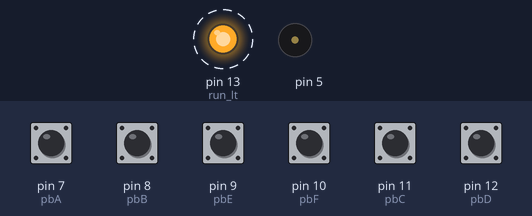
A sketch run on a simulated Arduino Uno, built with avr-gcc and run on an emulated ATmega328P. On the bench: output pins drawn as LEDs (lit = HIGH), buzzer (waves = sounding). Dashed ring = blinking. The inputs (shaded band) are chosen by the test bench; at power-on: pin 7 (pbA), pin 8 (pbB), pin 9 (pbE), pin 10 (pbF), pin 11 (pbC), pin 12 (pbD) HIGH. What the sketch prints to the serial monitor is not drawn.

Above: at 1.7 s.
1.8 s: pin 7 (pbA) pulled LOW for 1 s
4.8 s: pin 8 (pbB) pulled LOW for 0.15 s
7.8 s: pin 9 (pbE) pulled LOW for 0.15 s
10.8 s: pin 10 (pbF) pulled LOW for 0.15 s
13.8 s: pin 11 (pbC) pulled LOW for 0.15 s
16.8 s: pin 12 (pbD) pulled LOW for 0.15 s
Timing chart, 0 to 20.8 s (numbered marks = the images above; inputs shaded):
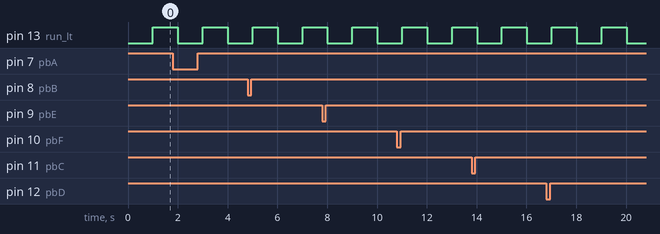

Measured:
- by itself, pin 13 (run_lt): alternates HIGH for 1.0 s and LOW for 1.0 s

The sketch:

4PB-V3.1.ino
```cpp
// Acuisee 4PB  4 button pushbox
////////////////////////////////////////////////////////////////////////////////////////////////
//                                   NOTES                                                    //
////////////////////////////////////////////////////////////////////////////////////////////////
/*
  10-28-2018    RJW    1.0   Initial Code
  06-21-2019    RJW    2.0   Added next gen box hw - buzzer, 2 additional PB, IO remap
                             Added volume library to hadle clicks
  06-21-2019    RJW    3.0   remove the volume.h library and used the normal tone() function
                             Just don't need the sophistication of volume.h , clicks can
                             be handled just fine with the standard function
  06-24-2019    RJW    3.1   remapped pbs to match button wiring
                             logic to make sound for only one bar pb when both activated
*/

#define Version        3.1
#define pbA            7
#define pbB            8
#define pbC            11
#define pbD            12
#define pbE            9
#define pbF            10
#define run_lt         13

  const int     BlinkTime           = 1000;
  long          previousMillis      = 0;
  int           divisor             = 1;        // can vary blink rate for pin 13 by changing
  unsigned long currentMillis       = millis(); // variable to store current millisec time
  boolean       pbA_on              = false;
  boolean       pbB_on              = false;
  boolean       pbC_on              = false;
  boolean       pbD_on              = false;
  boolean       pbE_on              = false;
  boolean       pbF_on              = false;
  int           buttonVal           = HIGH;
  int           pbA_lastState       = HIGH;
  int           pbB_lastState       = HIGH;
  int           pbC_lastState       = HIGH;
  int           pbD_lastState       = HIGH;
  int           pbE_lastState       = HIGH;
  int           pbF_lastState       = HIGH;
  unsigned long debounceDelay       = 50;       // millisecs to wait for change in pb state
  unsigned long pbA_lastDebounceTime = millis();
  unsigned long pbB_lastDebounceTime = millis();
  unsigned long pbC_lastDebounceTime = millis();
  unsigned long pbD_lastDebounceTime = millis();
  unsigned long pbE_lastDebounceTime = millis();
  unsigned long pbF_lastDebounceTime = millis();

////////////////////////////////////////////////////////////////////////////////////////////////
//                                   SETUP                                                    //
////////////////////////////////////////////////////////////////////////////////////////////////
void setup() {
  pinMode(pbA,    INPUT_PULLUP);
  pinMode(pbB,    INPUT_PULLUP);
  pinMode(pbC,    INPUT_PULLUP);
  pinMode(pbD,    INPUT_PULLUP);
  pinMode(pbE,    INPUT_PULLUP);
  pinMode(pbF,    INPUT_PULLUP);
  pinMode(run_lt, OUTPUT);
  digitalWrite(run_lt, LOW);

  // Serial
  Serial.begin(115200);     // Start serial port at specified baud rate
  Serial.print  (F("\n\n  AcuiSee-4PB Version: "));
  Serial.println(Version);
  Serial.println(F("-------------------------------"));
  Serial.println(F("Serial started . . . "));
  delay(500);

}

////////////////////////////////////////////////////////////////////////////////////////////////
//                                   LOOP                                                     //
////////////////////////////////////////////////////////////////////////////////////////////////

void loop() {

  // Button A
  buttonVal = digitalRead(pbA);

  if (pbA_lastState != buttonVal) {
    if ((millis() - pbA_lastDebounceTime) > debounceDelay) {
      if ((buttonVal == LOW) && !(pbA_on))  {
        pbA_on = true;
        pbA_lastState = LOW;
        pbA_lastDebounceTime = millis();
        Serial.println(F("A"));
        ClickOn();
      }

      if ((buttonVal == HIGH) && (pbA_on)) {
        pbA_on = false;
        pbA_lastState = HIGH;
        pbA_lastDebounceTime = millis();
        Serial.println(F("a"));
        ClickOff();
      }
    }
  }

  // Button B
  buttonVal = digitalRead(pbB);

  if (pbB_lastState != buttonVal) {
    if ((millis() - pbB_lastDebounceTime) > debounceDelay) {
      if ((buttonVal == LOW) && !(pbB_on))  {
        pbB_on = true;
        pbB_lastState = LOW;
        pbB_lastDebounceTime = millis();
        Serial.println(F("B"));
        ClickOn();
      }

      if ((buttonVal == HIGH) && (pbB_on)) {
        pbB_on = false;
        pbB_lastState = HIGH;
        pbB_lastDebounceTime = millis();
        Serial.println(F("b"));
        ClickOff();
      }
    }
  }

  // Button C
  buttonVal = digitalRead(pbC);

  if (pbC_lastState != buttonVal) {
    if ((millis() - pbC_lastDebounceTime) > debounceDelay) {
      if ((buttonVal == LOW) && !(pbC_on))  {
        pbC_on = true;
        pbC_lastState = LOW;
        pbC_lastDebounceTime = millis();
        Serial.println(F("C"));
        ClickOn();
      }

      if ((buttonVal == HIGH) && (pbC_on)) {
        pbC_on = false;
        pbC_lastState = HIGH;
        pbC_lastDebounceTime = millis();
        Serial.println(F("c"));
        ClickOff();
      }
    }
  }

  // Button D
  buttonVal = digitalRead(pbD);

  if (pbD_lastState != buttonVal) {
    if ((millis() - pbD_lastDebounceTime) > debounceDelay) {
      if ((buttonVal == LOW) && !(pbD_on))  {
        pbD_on = true;
        pbD_lastState = LOW;
        pbD_lastDebounceTime = millis();
        Serial.println(F("D"));
        ClickOn();
      }

      if ((buttonVal == HIGH) && (pbD_on)) {
        pbD_on = false;
        pbD_lastState = HIGH;
        pbD_lastDebounceTime = millis();
        Serial.println(F("d"));
        ClickOff();
      }
    }
  }

  // Button E
  buttonVal = digitalRead(pbE);

  if (pbE_lastState != buttonVal) {
    if ((millis() - pbE_lastDebounceTime) > debounceDelay) {
      if ((buttonVal == LOW) && !(pbE_on))  {
        pbE_on = true;
        pbE_lastState = LOW;
        pbE_lastDebounceTime = millis();
        Serial.println(F("E"));
        if (!pbF_on) ClickOn();      // don't make a sound if the other bar pb is still on
      }

      if ((buttonVal == HIGH) && (pbE_on)) {
        pbE_on = false;
        pbE_lastState = HIGH;
        pbE_lastDebounceTime = millis();
        Serial.println(F("e"));
        if (!pbF_on) ClickOff();    // don't make a sound if the other bar pb is still on
      }
    }
  }

  // Button F
  buttonVal = digitalRead(pbF);

  if (pbF_lastState != buttonVal) {
    if ((millis() - pbF_lastDebounceTime) > debounceDelay) {
      if ((buttonVal == LOW) && !(pbF_on))  {
        pbF_on = true;
        pbF_lastState = LOW;
        pbF_lastDebounceTime = millis();
        Serial.println(F("F"));
        if (!pbE_on) ClickOn();      // don't make a sound if the other bar pb is still on
      }

      if ((buttonVal == HIGH) && (pbF_on)) {
        pbF_on = false;
        pbF_lastState = HIGH;
        pbF_lastDebounceTime = millis();
        Serial.println(F("f"));
        if (!pbE_on) ClickOff();    // don't make a sound if the other bar pb is still on
      }
    }
  }

  ////////////////////////////////////////////////////////////////////////////////////////////////
  //                                   BLINK                                                     //
  ////////////////////////////////////////////////////////////////////////////////////////////////
    currentMillis = millis();
    if (currentMillis - previousMillis > BlinkTime / divisor) {
      previousMillis = currentMillis;              // save the last time you blinked the LED
      digitalWrite(run_lt,  !digitalRead(run_lt)); // change state of run light
     }

} // end of Loop


////////////////////////////////////////////////////////////////////////////////////////////////
//                                   Clicking                                                //
///////////////////////////////////////////////////////////////////////////////////////////////
void ClickOn() {
  //tone(5,1500,5);
  tone(5, 2000, 5);
  delay(50);
}
void ClickOff() {
  tone(5, 1500, 5);
  delay(50);
}
```
